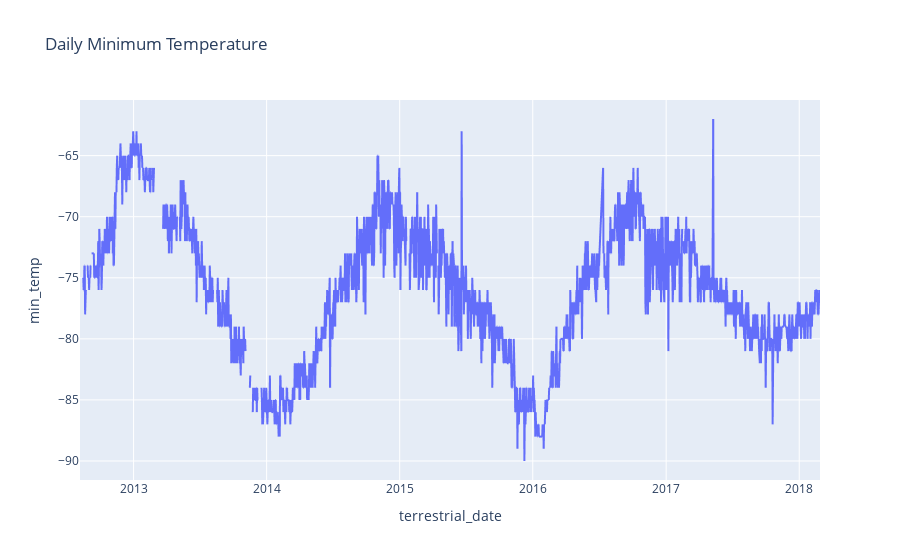

This figure's notebook cell:
### Code cell
# Plot a line chart the daily minimum temp
# note: you do not need to modify the dataframe
# use the original one you loaded at the beginning of the milestone.
fig = px.line(df, x='terrestrial_date', y='min_temp', title='Daily Minimum Temperature')
fig.show()

### Figure 1 — Plotly figure (JSON) as saved in the notebook; plotly's stock layout.template omitted (floating-point values rounded to 4 significant figures; data arrays with more than 128 entries replaced by an {"elided": "..."} marker saying what was removed)
{"data": [{"hovertemplate": "terrestrial_date=%{x}<br>min_temp=%{y}<extra></extra>", "legendgroup": "", "line": {"color": "#636efa", "dash": "solid"}, "marker": {"symbol": "circle"}, "mode": "lines", "name": "", "showlegend": false, "type": "scattergl", "x": {"elided": "1894 str values"}, "xaxis": "x", "y": {"elided": "1894 int values"}, "yaxis": "y"}], "layout": {"autosize": true, "legend": {"tracegroupgap": 0}, "title": {"text": "Daily Minimum Temperature"}, "xaxis": {"anchor": "y", "autorange": true, "domain": [0, 1], "range": ["2012-08-07", "2018-02-27"], "title": {"text": "terrestrial_date"}, "type": "date"}, "yaxis": {"anchor": "x", "autorange": true, "domain": [0, 1], "range": [-91.56, -60.44], "title": {"text": "min_temp"}, "type": "linear"}}}
